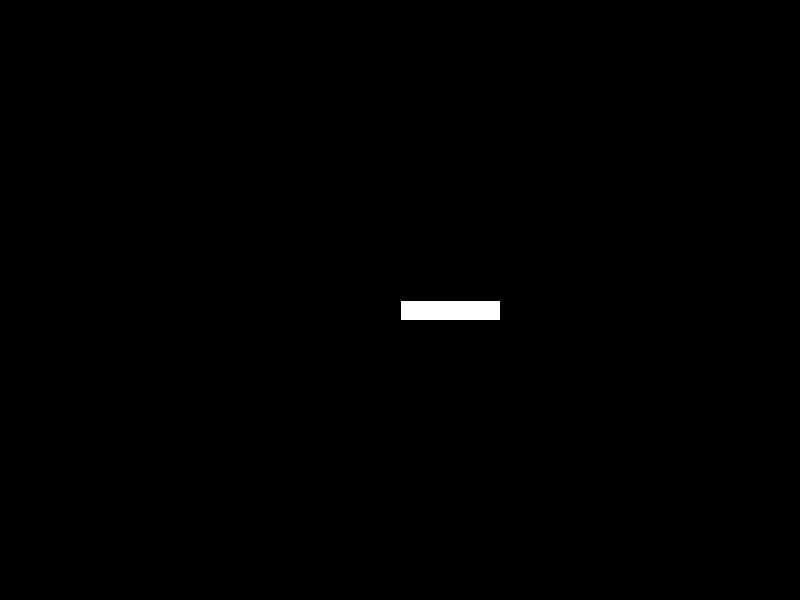
Frame 1 (no input)
Frame 60 (the mouse pressed at the canvas centre just before this capture): identical to frame 1, image omitted
Frame 120 (the mouse held since frame 60 and released just before this capture): identical to frame 1, image omitted

The Processing sketch that drew this single still picture (run headless with seeded random() and noise(); from frame 60 on, the mouse is pressed at the canvas centre):

// Processing sketch: processing_123532
// ── processing_123532.pde

float rectLength=0;
void setup(){
size(800,600);
}
void draw(){
background(0);
renderRect();


}

void renderRect(){
while(rectLength<100){
rectLength+=.5;
}
rect(width/2,height/2,rectLength,20);
}
